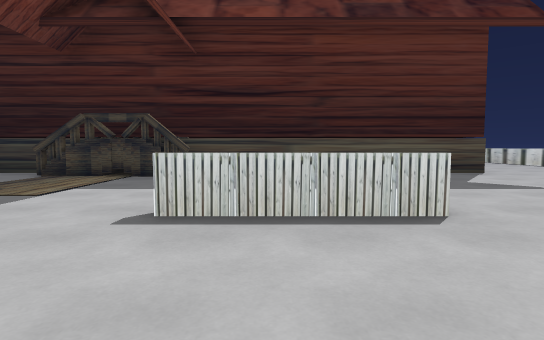
[1] (above)

22 first-person views from a walk through a 3-D level made in the Godot game engine. The camera is 1.2 m above the floor, tilts 4° down and sees 80° across. The floor is counted in squares, 2 m on a side. Each view is taken from the middle of a square. On the plan, view 1 faces up. The plan holds only what a view shows up to about 10 squares ahead; the rest is blank. The place goes on beyond the plan.

[2]
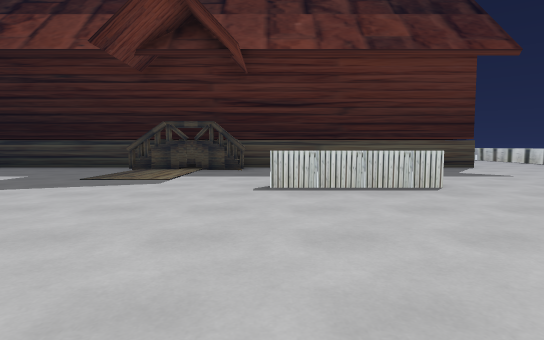

[3]
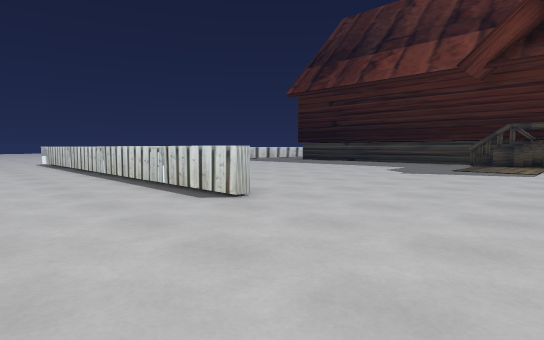

[4]
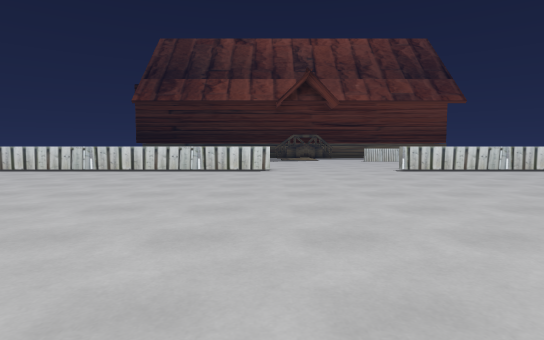

[5]
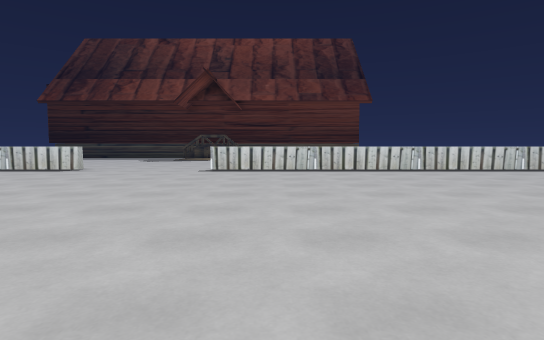

[6]
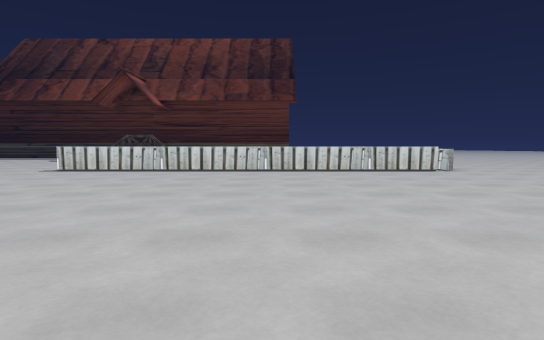

[7]
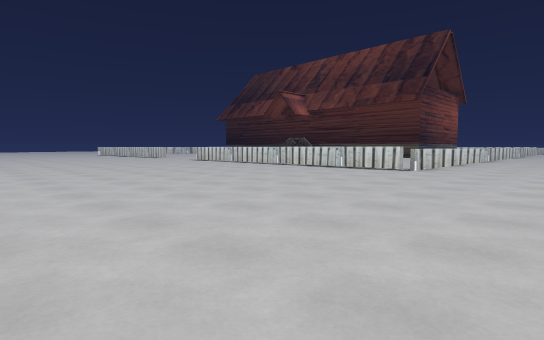

[8]
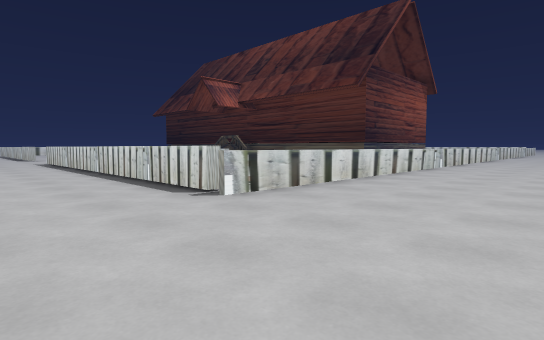

[9]
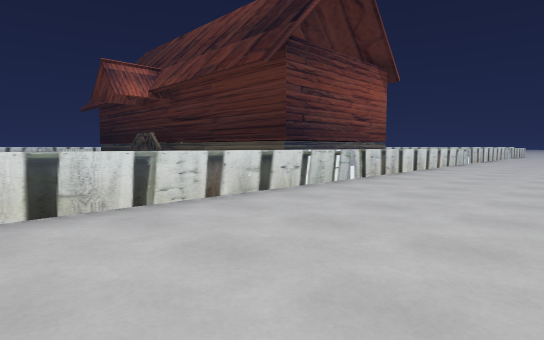

[10]
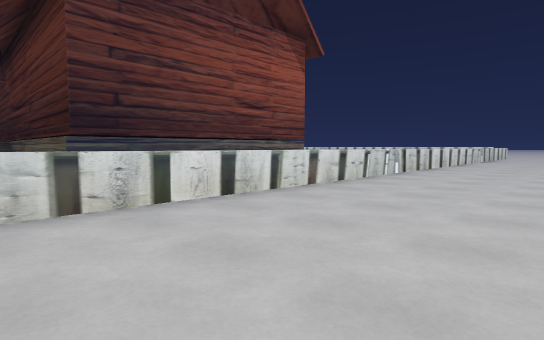

[11]
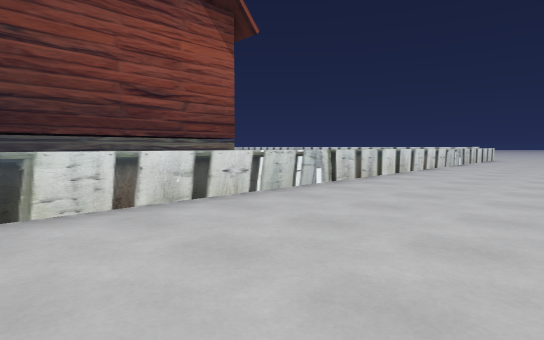

[12]
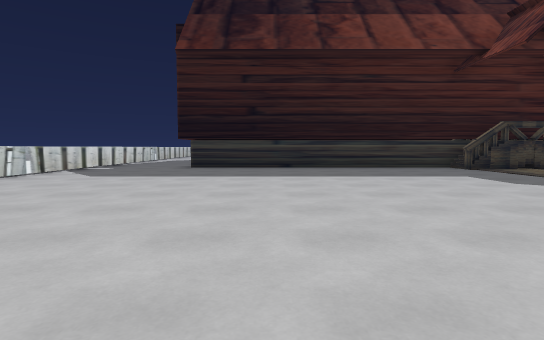

[13]
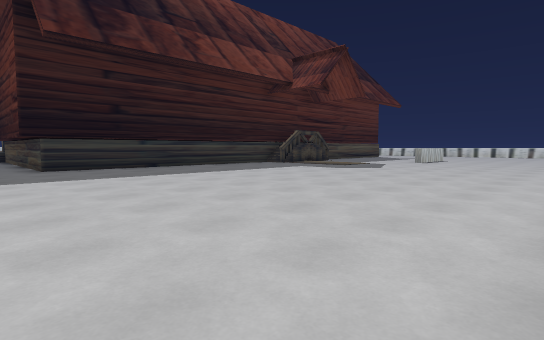

[14]
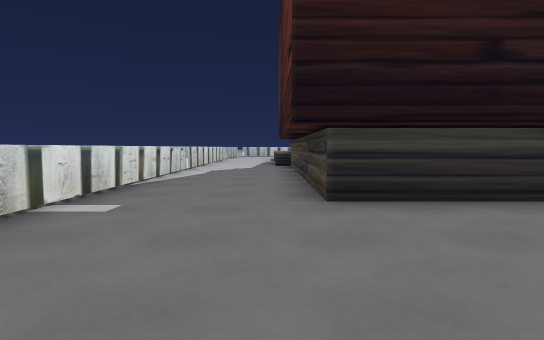

[15]
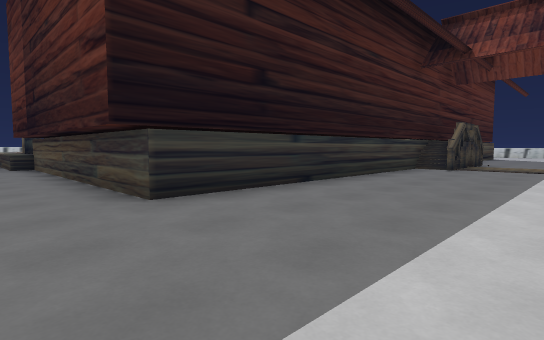

[16]
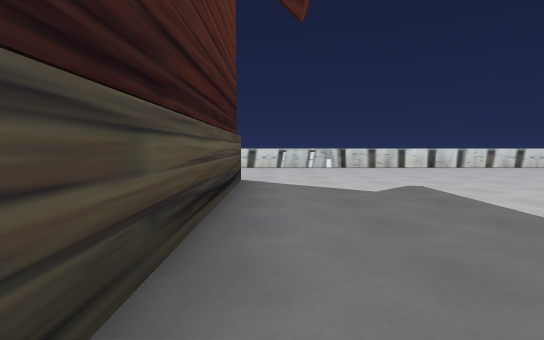

[17]
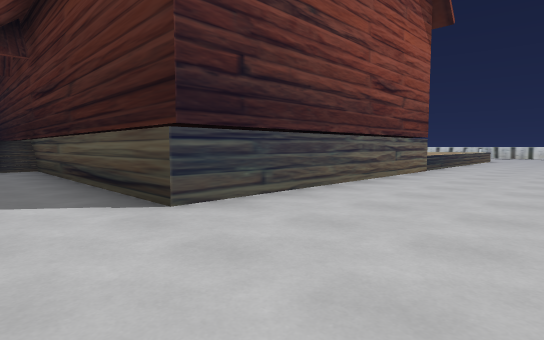

[18]
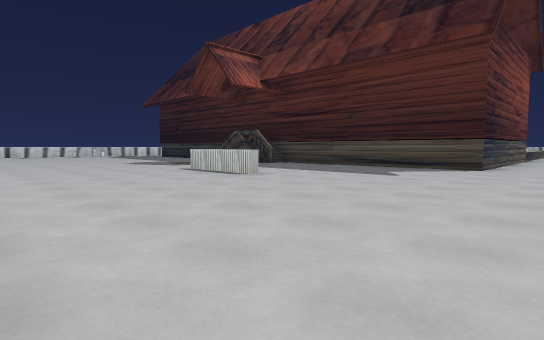

[19]
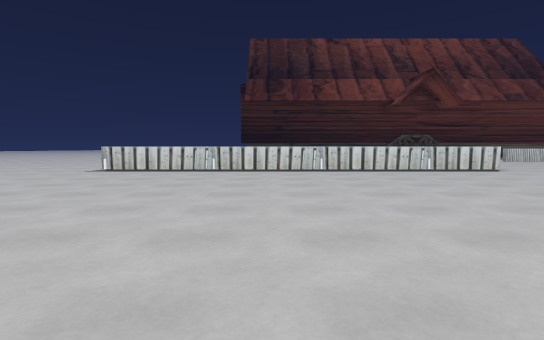

[20]
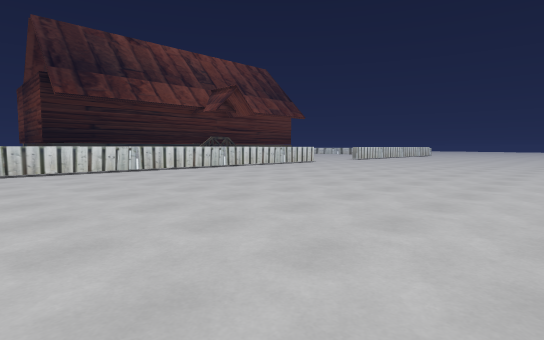

[21]
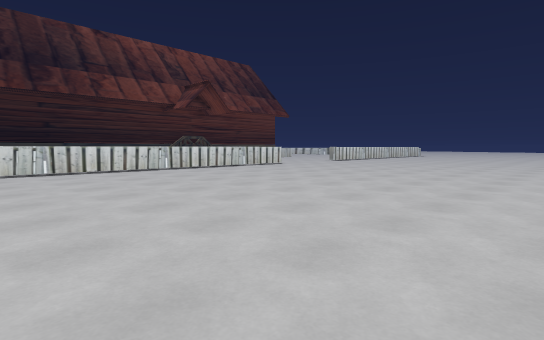

[22]
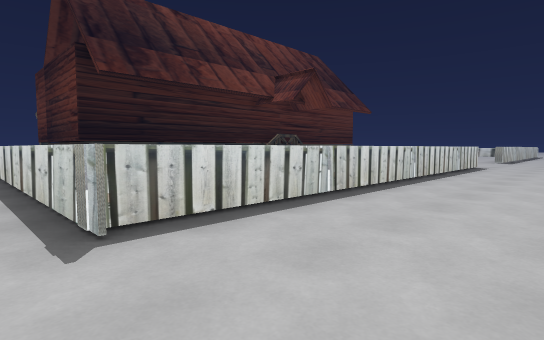

### Floor plan
Points are (right, up) in squares from view 1. A wall is a line through its corners. A room is listed if a view was taken in it or the views show most of it. See-through windows are left out.
Room 1 (views 1, 2, 3, 4, 5, 6, 7, 8, 9, 10, 11, 12, 13, 14, 15, 16, 17, 18, 19, 20, 21, 22)
walls: (1.6, 2.8) (-1.1, 2.8); (-5, -2.6) (-15.4, -2.6); (-1.6, 6.6) (-4.6, 6.6) (-4.6, 7.4); (-2, 7.6) (-2, 6.5); (-2.3, 7.6) (-2.3, 6.5); (-4.8, 6.6) (-4.8, 7.6); (8.4, -2.6) (-1.6, -2.6); (8.6, -2.6) (8.6, 8); (-12.4, 7.5) (-12.4, 14.5); (-15.3, -2.9) (-15.3, 2.8); (5, 15.4) (5, 7.6) (-12.8, 7.6); (-15.3, 14) (-15.3, 4.2); (8.7, 20) (8.7, -2.6)
low walls: (-12.4, 14.5) (-12.9, 14.5) (-12.9, 15.4)
ways out: opening at (7, 15)

Where each view was taken, in squares from view 1:
view 1: 0 up, 0 right, facing up
view 2: 2 down, 1 left, facing up
view 3: 5 down, 2 left, facing up-left
view 4: 11 down, 5 left, facing up
view 5: 11 down, 0 right, facing up
view 6: 11 down, 4 right, facing up
view 7: 11 down, 12 right, facing up-left
view 8: 5 down, 12 right, facing up-left
view 9: 0 up, 12 right, facing up-left
view 10: 6 up, 12 right, facing up-left
view 11: 9 up, 12 right, facing up-left
view 12: 2 down, 10 left, facing up
view 13: 2 down, 14 left, facing up-right
view 14: 4 up, 13 left, facing up
view 15: 4 up, 14 left, facing up-right
view 16: 7 up, 1 left, facing right
view 17: 6 up, 8 right, facing up-left
view 18: 2 down, 7 right, facing up-left
view 19: 11 down, 11 left, facing up
view 20: 11 down, 16 left, facing up-right
view 21: 11 down, 14 left, facing up-right
view 22: 5 down, 16 left, facing up-right
